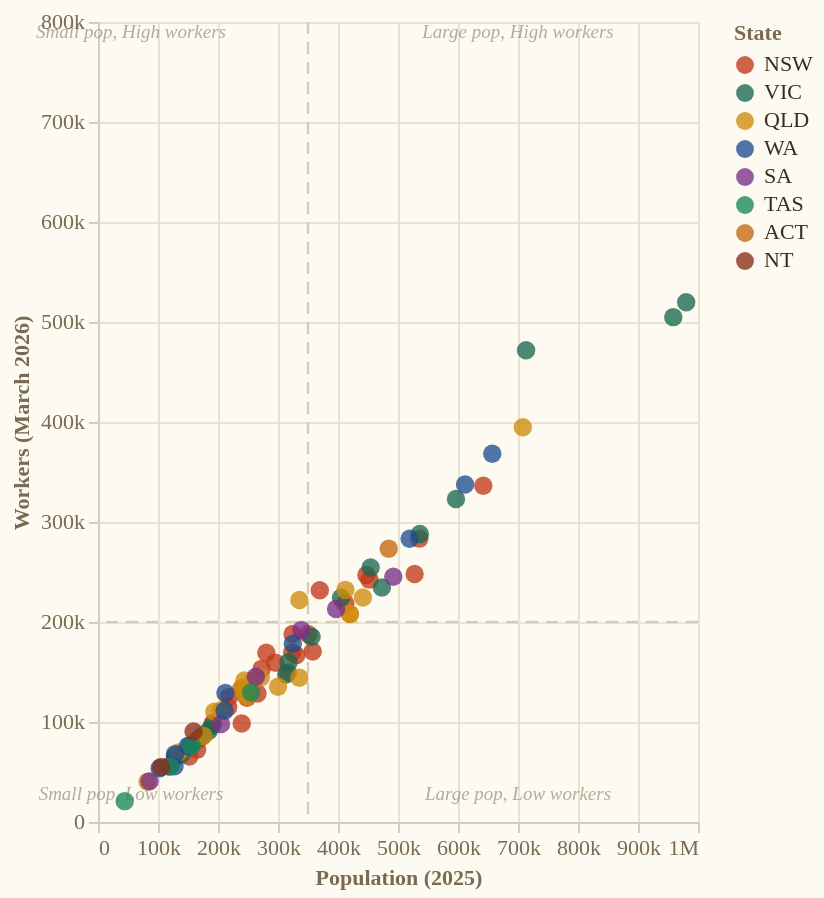

Write a Vega-Lite specification for this figure.
### Vega-Lite specification from a JSON file in a GitHub repository (floating-point values rounded to 4 significant figures)
{"$schema": "https://vega.github.io/schema/vega-lite/v5.json", "config": {"background": "#FDFAF2", "font": "DM Sans", "axis": {"labelFont": "DM Sans", "labelFontSize": 11, "labelColor": "#7A6A52", "titleFont": "DM Sans", "titleFontSize": 11, "titleColor": "#7A6A52", "gridColor": "#EAE0CE", "gridOpacity": 0.9, "domainColor": "#D6CCBA", "tickColor": "#D6CCBA"}, "legend": {"labelFont": "DM Sans", "labelFontSize": 11, "labelColor": "#3A2C1C", "titleFont": "DM Sans", "titleFontSize": 11, "titleColor": "#7A6A52"}, "view": {"stroke": "transparent"}}, "width": "container", "height": 400, "layer": [{"data": {"values": [{"x": 350000}]}, "mark": {"type": "rule", "color": "#D6CCBA", "strokeDash": [6, 4], "strokeWidth": 1.2}, "encoding": {"x": {"field": "x", "type": "quantitative"}}}, {"data": {"values": [{"y": 200000}]}, "mark": {"type": "rule", "color": "#D6CCBA", "strokeDash": [6, 4], "strokeWidth": 1.2}, "encoding": {"y": {"field": "y", "type": "quantitative"}}}, {"data": {"values": [{"px": 55000, "py": 790000, "t": "Small pop, High workers"}, {"px": 700000, "py": 790000, "t": "Large pop, High workers"}, {"px": 55000, "py": 28000, "t": "Small pop, Low workers"}, {"px": 700000, "py": 28000, "t": "Large pop, Low workers"}]}, "mark": {"type": "text", "fontSize": 9.5, "fontStyle": "italic", "opacity": 0.55}, "encoding": {"x": {"field": "px", "type": "quantitative"}, "y": {"field": "py", "type": "quantitative"}, "text": {"field": "t"}, "color": {"value": "#7A6A52"}}}, {"data": {"values": [{"sa4_code": 101, "sa4_name": "Capital Region", "state": "NSW", "pop_2025": 248400.0, "job_seekers": 124148, "js_per_1000": 499.8, "js_deviation": -30.4, "pop_change_pct": 0.9, "natural_increase": 390.0, "net_internal_migration": 789.0, "net_overseas_migration": 942.0}, {"sa4_code": 102, "sa4_name": "Central Coast", "state": "NSW", "pop_2025": 357800.0, "job_seekers": 170490, "js_per_1000": 476.5, "js_deviation": -53.7, "pop_change_pct": 0.7, "natural_increase": 401.0, "net_internal_migration": 238.0, "net_overseas_migration": 1823.0}, {"sa4_code": 103, "sa4_name": "Central West", "state": "NSW", "pop_2025": 217000.0, "job_seekers": 114822, "js_per_1000": 529.2, "js_deviation": -1.0, "pop_change_pct": 0.3, "natural_increase": 474.0, "net_internal_migration": -437.0, "net_overseas_migration": 604.0}, {"sa4_code": 104, "sa4_name": "Coffs Harbour - Grafton", "state": "NSW", "pop_2025": 152300.0, "job_seekers": 65471, "js_per_1000": 429.8, "js_deviation": -100.4, "pop_change_pct": 0.8, "natural_increase": -41.0, "net_internal_migration": 729.0, "net_overseas_migration": 586.0}, {"sa4_code": 105, "sa4_name": "Far West and Orana", "state": "NSW", "pop_2025": 118400.0, "job_seekers": 55575, "js_per_1000": 469.5, "js_deviation": -60.7, "pop_change_pct": 0.0, "natural_increase": 498.0, "net_internal_migration": -810.0, "net_overseas_migration": 364.0}, {"sa4_code": 106, "sa4_name": "Hunter Valley exc Newcastle", "state": "NSW", "pop_2025": 316200.0, "job_seekers": 149820, "js_per_1000": 473.7, "js_deviation": -56.5, "pop_change_pct": 1.8, "natural_increase": 1278.0, "net_internal_migration": 3327.0, "net_overseas_migration": 821.0}, {"sa4_code": 107, "sa4_name": "Illawarra", "state": "NSW", "pop_2025": 330500.0, "job_seekers": 166849, "js_per_1000": 504.9, "js_deviation": -25.3, "pop_change_pct": 1.1, "natural_increase": 904.0, "net_internal_migration": 783.0, "net_overseas_migration": 1983.0}, {"sa4_code": 108, "sa4_name": "Mid North Coast", "state": "NSW", "pop_2025": 239600.0, "job_seekers": 98450, "js_per_1000": 411.0, "js_deviation": -119.2, "pop_change_pct": 1.0, "natural_increase": -865.0, "net_internal_migration": 2727.0, "net_overseas_migration": 540.0}, {"sa4_code": 109, "sa4_name": "Murray", "state": "NSW", "pop_2025": 130100.0, "job_seekers": 65653, "js_per_1000": 504.7, "js_deviation": -25.5, "pop_change_pct": 1.1, "natural_increase": 224.0, "net_internal_migration": 829.0, "net_overseas_migration": 419.0}, {"sa4_code": 110, "sa4_name": "New England and North West", "state": "NSW", "pop_2025": 191400.0, "job_seekers": 98916, "js_per_1000": 516.8, "js_deviation": -13.4, "pop_change_pct": 0.3, "natural_increase": 449.0, "net_internal_migration": -608.0, "net_overseas_migration": 725.0}, {"sa4_code": 111, "sa4_name": "Newcastle and Lake Macquarie", "state": "NSW", "pop_2025": 412400.0, "job_seekers": 218248, "js_per_1000": 529.3, "js_deviation": -0.9, "pop_change_pct": 1.1, "natural_increase": 702.0, "net_internal_migration": 1459.0, "net_overseas_migration": 2344.0}, {"sa4_code": 112, "sa4_name": "Richmond - Tweed", "state": "NSW", "pop_2025": 265800.0, "job_seekers": 128591, "js_per_1000": 483.7, "js_deviation": -46.5, "pop_change_pct": 0.7, "natural_increase": 66.0, "net_internal_migration": 676.0, "net_overseas_migration": 1181.0}, {"sa4_code": 113, "sa4_name": "Riverina", "state": "NSW", "pop_2025": 166400.0, "job_seekers": 82575, "js_per_1000": 496.2, "js_deviation": -34.0, "pop_change_pct": 0.1, "natural_increase": 702.0, "net_internal_migration": -1354.0, "net_overseas_migration": 754.0}, {"sa4_code": 114, "sa4_name": "Southern Highlands and Shoalhaven", "state": "NSW", "pop_2025": 165300.0, "job_seekers": 72381, "js_per_1000": 437.9, "js_deviation": -92.3, "pop_change_pct": 0.7, "natural_increase": -314.0, "net_internal_migration": 844.0, "net_overseas_migration": 560.0}, {"sa4_code": 115, "sa4_name": "Sydney - Baulkham Hills and Hawkesbury", "state": "NSW", "pop_2025": 295700.0, "job_seekers": 159276, "js_per_1000": 538.7, "js_deviation": 8.5, "pop_change_pct": 2.6, "natural_increase": 1024.0, "net_internal_migration": 3871.0, "net_overseas_migration": 2505.0}, {"sa4_code": 116, "sa4_name": "Sydney - Blacktown", "state": "NSW", "pop_2025": 452400.0, "job_seekers": 242359, "js_per_1000": 535.7, "js_deviation": 5.5, "pop_change_pct": 2.1, "natural_increase": 4065.0, "net_internal_migration": 160.0, "net_overseas_migration": 5063.0}, {"sa4_code": 117, "sa4_name": "Sydney - City and Inner South", "state": "NSW", "pop_2025": 369700.0, "job_seekers": 231808, "js_per_1000": 627.1, "js_deviation": 96.9, "pop_change_pct": 1.6, "natural_increase": 1606.0, "net_internal_migration": -5111.0, "net_overseas_migration": 9366.0}, {"sa4_code": 118, "sa4_name": "Sydney - Eastern Suburbs", "state": "NSW", "pop_2025": 280400.0, "job_seekers": 169170, "js_per_1000": 603.2, "js_deviation": 73.0, "pop_change_pct": 0.8, "natural_increase": 1226.0, "net_internal_migration": -5225.0, "net_overseas_migration": 6261.0}, {"sa4_code": 119, "sa4_name": "Sydney - Inner South West", "state": "NSW", "pop_2025": 642200.0, "job_seekers": 336319, "js_per_1000": 523.7, "js_deviation": -6.5, "pop_change_pct": 1.2, "natural_increase": 3609.0, "net_internal_migration": -7720.0, "net_overseas_migration": 11690.0}, {"sa4_code": 120, "sa4_name": "Sydney - Inner West", "state": "NSW", "pop_2025": 324300.0, "job_seekers": 188059, "js_per_1000": 579.9, "js_deviation": 49.7, "pop_change_pct": 1.1, "natural_increase": 1348.0, "net_internal_migration": -3542.0, "net_overseas_migration": 5750.0}, {"sa4_code": 121, "sa4_name": "Sydney - North Sydney and Hornsby", "state": "NSW", "pop_2025": 447300.0, "job_seekers": 247067, "js_per_1000": 552.3, "js_deviation": 22.1, "pop_change_pct": 0.6, "natural_increase": 1148.0, "net_internal_migration": -4810.0, "net_overseas_migration": 6453.0}, {"sa4_code": 122, "sa4_name": "Sydney - Northern Beaches", "state": "NSW", "pop_2025": 272700.0, "job_seekers": 153124, "js_per_1000": 561.6, "js_deviation": 31.4, "pop_change_pct": 0.5, "natural_increase": 692.0, "net_internal_migration": -2600.0, "net_overseas_migration": 3324.0}, {"sa4_code": 123, "sa4_name": "Sydney - Outer South West", "state": "NSW", "pop_2025": 323800.0, "job_seekers": 169598, "js_per_1000": 523.8, "js_deviation": -6.4, "pop_change_pct": 1.6, "natural_increase": 2602.0, "net_internal_migration": 536.0, "net_overseas_migration": 2061.0}, {"sa4_code": 124, "sa4_name": "Sydney - Outer West and Blue Mountains", "state": "NSW", "pop_2025": 350600.0, "job_seekers": 187717, "js_per_1000": 535.3, "js_deviation": 5.1, "pop_change_pct": 1.1, "natural_increase": 2082.0, "net_internal_migration": -203.0, "net_overseas_migration": 1926.0}, {"sa4_code": 125, "sa4_name": "Sydney - Parramatta", "state": "NSW", "pop_2025": 535500.0, "job_seekers": 283381, "js_per_1000": 529.2, "js_deviation": -1.0, "pop_change_pct": 1.5, "natural_increase": 4545.0, "net_internal_migration": -8396.0, "net_overseas_migration": 11580.0}, {"sa4_code": 126, "sa4_name": "Sydney - Ryde", "state": "NSW", "pop_2025": 218600.0, "job_seekers": 125111, "js_per_1000": 572.3, "js_deviation": 42.1, "pop_change_pct": 1.3, "natural_increase": 883.0, "net_internal_migration": -1800.0, "net_overseas_migration": 3745.0}, {"sa4_code": 127, "sa4_name": "Sydney - South West", "state": "NSW", "pop_2025": 527700.0, "job_seekers": 247922, "js_per_1000": 469.8, "js_deviation": -60.4, "pop_change_pct": 2.0, "natural_increase": 4095.0, "net_internal_migration": 1188.0, "net_overseas_migration": 5254.0}, {"sa4_code": 128, "sa4_name": "Sydney - Sutherland", "state": "NSW", "pop_2025": 240200.0, "job_seekers": 133458, "js_per_1000": 555.7, "js_deviation": 25.5, "pop_change_pct": 1.1, "natural_increase": 783.0, "net_internal_migration": 132.0, "net_overseas_migration": 1605.0}, {"sa4_code": 201, "sa4_name": "Ballarat", "state": "VIC", "pop_2025": 184300.0, "job_seekers": 91020, "js_per_1000": 493.9, "js_deviation": -36.3, "pop_change_pct": 1.4, "natural_increase": 481.0, "net_internal_migration": 1456.0, "net_overseas_migration": 592.0}, {"sa4_code": 202, "sa4_name": "Bendigo", "state": "VIC", "pop_2025": 173800.0, "job_seekers": 86055, "js_per_1000": 495.2, "js_deviation": -35.0, "pop_change_pct": 1.0, "natural_increase": 354.0, "net_internal_migration": 764.0, "net_overseas_migration": 538.0}, {"sa4_code": 203, "sa4_name": "Geelong", "state": "VIC", "pop_2025": 356000.0, "job_seekers": 185151, "js_per_1000": 520.1, "js_deviation": -10.1, "pop_change_pct": 2.1, "natural_increase": 1807.0, "net_internal_migration": 3662.0, "net_overseas_migration": 1721.0}, {"sa4_code": 204, "sa4_name": "Hume", "state": "VIC", "pop_2025": 189800.0, "job_seekers": 96024, "js_per_1000": 506.0, "js_deviation": -24.2, "pop_change_pct": 0.9, "natural_increase": 321.0, "net_internal_migration": 712.0, "net_overseas_migration": 599.0}, {"sa4_code": 205, "sa4_name": "Latrobe - Gippsland", "state": "VIC", "pop_2025": 313700.0, "job_seekers": 147551, "js_per_1000": 470.3, "js_deviation": -59.9, "pop_change_pct": 1.1, "natural_increase": 400.0, "net_internal_migration": 2295.0, "net_overseas_migration": 761.0}, {"sa4_code": 206, "sa4_name": "Melbourne - Inner", "state": "VIC", "pop_2025": 713500.0, "job_seekers": 471763, "js_per_1000": 661.2, "js_deviation": 131.0, "pop_change_pct": 2.2, "natural_increase": 2891.0, "net_internal_migration": -5978.0, "net_overseas_migration": 18540.0}, {"sa4_code": 207, "sa4_name": "Melbourne - Inner East", "state": "VIC", "pop_2025": 405000.0, "job_seekers": 224260, "js_per_1000": 553.7, "js_deviation": 23.5, "pop_change_pct": 1.2, "natural_increase": 127.0, "net_internal_migration": -3134.0, "net_overseas_migration": 7806.0}, {"sa4_code": 208, "sa4_name": "Melbourne - Inner South", "state": "VIC", "pop_2025": 454300.0, "job_seekers": 254515, "js_per_1000": 560.2, "js_deviation": 30.0, "pop_change_pct": 1.4, "natural_increase": 1020.0, "net_internal_migration": -1263.0, "net_overseas_migration": 6385.0}, {"sa4_code": 209, "sa4_name": "Melbourne - North East", "state": "VIC", "pop_2025": 596600.0, "job_seekers": 323009, "js_per_1000": 541.4, "js_deviation": 11.2, "pop_change_pct": 2.3, "natural_increase": 3848.0, "net_internal_migration": 2317.0, "net_overseas_migration": 7313.0}, {"sa4_code": 210, "sa4_name": "Melbourne - North West", "state": "VIC", "pop_2025": 473100.0, "job_seekers": 234423, "js_per_1000": 495.5, "js_deviation": -34.7, "pop_change_pct": 2.4, "natural_increase": 4341.0, "net_internal_migration": 982.0, "net_overseas_migration": 5620.0}, {"sa4_code": 211, "sa4_name": "Melbourne - Outer East", "state": "VIC", "pop_2025": 536400.0, "job_seekers": 288026, "js_per_1000": 537.0, "js_deviation": 6.8, "pop_change_pct": 0.7, "natural_increase": 1861.0, "net_internal_migration": -2888.0, "net_overseas_migration": 4644.0}, {"sa4_code": 212, "sa4_name": "Melbourne - South East", "state": "VIC", "pop_2025": 958800.0, "job_seekers": 504893, "js_per_1000": 526.6, "js_deviation": -3.6, "pop_change_pct": 2.1, "natural_increase": 7177.0, "net_internal_migration": -3418.0, "net_overseas_migration": 15770.0}, {"sa4_code": 213, "sa4_name": "Melbourne - West", "state": "VIC", "pop_2025": 980300.0, "job_seekers": 519679, "js_per_1000": 530.1, "js_deviation": -0.1, "pop_change_pct": 3.0, "natural_increase": 10680.0, "net_internal_migration": 4685.0, "net_overseas_migration": 13270.0}, {"sa4_code": 214, "sa4_name": "Mornington Peninsula", "state": "VIC", "pop_2025": 317600.0, "job_seekers": 159699, "js_per_1000": 502.9, "js_deviation": -27.3, "pop_change_pct": 0.8, "natural_increase": 476.0, "net_internal_migration": 143.0, "net_overseas_migration": 1819.0}, {"sa4_code": 215, "sa4_name": "North West", "state": "VIC", "pop_2025": 153800.0, "job_seekers": 76568, "js_per_1000": 498.0, "js_deviation": -32.2, "pop_change_pct": 0.2, "natural_increase": 325.0, "net_internal_migration": -642.0, "net_overseas_migration": 670.0}, {"sa4_code": 216, "sa4_name": "Shepparton", "state": "VIC", "pop_2025": 138600.0, "job_seekers": 67176, "js_per_1000": 484.5, "js_deviation": -45.7, "pop_change_pct": 0.4, "natural_increase": 284.0, "net_internal_migration": -326.0, "net_overseas_migration": 654.0}, {"sa4_code": 217, "sa4_name": "Warrnambool and South West", "state": "VIC", "pop_2025": 128300.0, "job_seekers": 66097, "js_per_1000": 515.1, "js_deviation": -15.1, "pop_change_pct": 0.3, "natural_increase": 128.0, "net_internal_migration": -144.0, "net_overseas_migration": 456.0}, {"sa4_code": 301, "sa4_name": "Brisbane - East", "state": "QLD", "pop_2025": 258500.0, "job_seekers": 141556, "js_per_1000": 547.6, "js_deviation": 17.4, "pop_change_pct": 1.5, "natural_increase": 466.0, "net_internal_migration": 1449.0, "net_overseas_migration": 1923.0}, {"sa4_code": 302, "sa4_name": "Brisbane - North", "state": "QLD", "pop_2025": 244000.0, "job_seekers": 141594, "js_per_1000": 580.2, "js_deviation": 50.0, "pop_change_pct": 1.5, "natural_increase": 848.0, "net_internal_migration": 34.0, "net_overseas_migration": 2827.0}, {"sa4_code": 303, "sa4_name": "Brisbane - South", "state": "QLD", "pop_2025": 412400.0, "job_seekers": 232141, "js_per_1000": 562.9, "js_deviation": 32.7, "pop_change_pct": 1.7, "natural_increase": 1800.0, "net_internal_migration": -3119.0, "net_overseas_migration": 8302.0}, {"sa4_code": 304, "sa4_name": "Brisbane - West", "state": "QLD", "pop_2025": 204400.0, "job_seekers": 111505, "js_per_1000": 545.4, "js_deviation": 15.2, "pop_change_pct": 1.1, "natural_increase": 265.0, "net_internal_migration": -955.0, "net_overseas_migration": 2865.0}, {"sa4_code": 305, "sa4_name": "Brisbane Inner City", "state": "QLD", "pop_2025": 335600.0, "job_seekers": 221910, "js_per_1000": 661.3, "js_deviation": 131.1, "pop_change_pct": 2.0, "natural_increase": 1125.0, "net_internal_migration": -2339.0, "net_overseas_migration": 7680.0}, {"sa4_code": 306, "sa4_name": "Cairns", "state": "QLD", "pop_2025": 271400.0, "job_seekers": 144627, "js_per_1000": 532.9, "js_deviation": 2.7, "pop_change_pct": 1.0, "natural_increase": 601.0, "net_internal_migration": -383.0, "net_overseas_migration": 2502.0}, {"sa4_code": 307, "sa4_name": "Darling Downs - Maranoa", "state": "QLD", "pop_2025": 134200.0, "job_seekers": 69423, "js_per_1000": 517.4, "js_deviation": -12.8, "pop_change_pct": 0.6, "natural_increase": 298.0, "net_internal_migration": 202.0, "net_overseas_migration": 321.0}, {"sa4_code": 308, "sa4_name": "Central Queensland", "state": "QLD", "pop_2025": 244200.0, "job_seekers": 130147, "js_per_1000": 532.9, "js_deviation": 2.7, "pop_change_pct": 1.2, "natural_increase": 1086.0, "net_internal_migration": 894.0, "net_overseas_migration": 923.0}, {"sa4_code": 309, "sa4_name": "Gold Coast", "state": "QLD", "pop_2025": 708100.0, "job_seekers": 394734, "js_per_1000": 557.5, "js_deviation": 27.3, "pop_change_pct": 1.8, "natural_increase": 2328.0, "net_internal_migration": 803.0, "net_overseas_migration": 9084.0}, {"sa4_code": 310, "sa4_name": "Ipswich", "state": "QLD", "pop_2025": 419400.0, "job_seekers": 208180, "js_per_1000": 496.4, "js_deviation": -33.8, "pop_change_pct": 2.8, "natural_increase": 3224.0, "net_internal_migration": 5150.0, "net_overseas_migration": 3103.0}, {"sa4_code": 311, "sa4_name": "Logan - Beaudesert", "state": "QLD", "pop_2025": 420200.0, "job_seekers": 207903, "js_per_1000": 494.8, "js_deviation": -35.4, "pop_change_pct": 3.1, "natural_increase": 3524.0, "net_internal_migration": 5616.0, "net_overseas_migration": 3361.0}, {"sa4_code": 312, "sa4_name": "Mackay - Isaac - Whitsunday", "state": "QLD", "pop_2025": 193800.0, "job_seekers": 110299, "js_per_1000": 569.1, "js_deviation": 38.9, "pop_change_pct": 1.0, "natural_increase": 940.0, "net_internal_migration": -75.0, "net_overseas_migration": 1011.0}, {"sa4_code": 313, "sa4_name": "Moreton Bay - North", "state": "QLD", "pop_2025": 300000.0, "job_seekers": 135235, "js_per_1000": 450.7, "js_deviation": -79.5, "pop_change_pct": 2.8, "natural_increase": 400.0, "net_internal_migration": 5673.0, "net_overseas_migration": 1979.0}, {"sa4_code": 314, "sa4_name": "Moreton Bay - South", "state": "QLD", "pop_2025": 239000.0, "job_seekers": 133762, "js_per_1000": 559.8, "js_deviation": 29.6, "pop_change_pct": 1.3, "natural_increase": 1560.0, "net_internal_migration": -432.0, "net_overseas_migration": 1894.0}, {"sa4_code": 315, "sa4_name": "Queensland - Outback", "state": "QLD", "pop_2025": 82560.0, "job_seekers": 40256, "js_per_1000": 487.6, "js_deviation": -42.6, "pop_change_pct": 0.4, "natural_increase": 896.0, "net_internal_migration": -883.0, "net_overseas_migration": 318.0}, {"sa4_code": 316, "sa4_name": "Sunshine Coast", "state": "QLD", "pop_2025": 441500.0, "job_seekers": 224492, "js_per_1000": 508.5, "js_deviation": -21.7, "pop_change_pct": 1.9, "natural_increase": 413.0, "net_internal_migration": 4295.0, "net_overseas_migration": 3487.0}, {"sa4_code": 317, "sa4_name": "Toowoomba", "state": "QLD", "pop_2025": 175700.0, "job_seekers": 86102, "js_per_1000": 490.0, "js_deviation": -40.2, "pop_change_pct": 1.4, "natural_increase": 699.0, "net_internal_migration": 364.0, "net_overseas_migration": 1277.0}, {"sa4_code": 318, "sa4_name": "Townsville", "state": "QLD", "pop_2025": 249100.0, "job_seekers": 125890, "js_per_1000": 505.4, "js_deviation": -24.8, "pop_change_pct": 1.0, "natural_increase": 918.0, "net_internal_migration": 255.0, "net_overseas_migration": 1376.0}, {"sa4_code": 319, "sa4_name": "Wide Bay", "state": "QLD", "pop_2025": 335700.0, "job_seekers": 144273, "js_per_1000": 429.8, "js_deviation": -100.4, "pop_change_pct": 1.7, "natural_increase": -785.0, "net_internal_migration": 5046.0, "net_overseas_migration": 1440.0}, {"sa4_code": 401, "sa4_name": "Adelaide - Central and Hills", "state": "SA", "pop_2025": 339000.0, "job_seekers": 191959, "js_per_1000": 566.3, "js_deviation": 36.1, "pop_change_pct": 1.5, "natural_increase": 304.0, "net_internal_migration": -785.0, "net_overseas_migration": 5446.0}, {"sa4_code": 402, "sa4_name": "Adelaide - North", "state": "SA", "pop_2025": 492200.0, "job_seekers": 245167, "js_per_1000": 498.1, "js_deviation": -32.1, "pop_change_pct": 1.4, "natural_increase": 2258.0, "net_internal_migration": 12.0, "net_overseas_migration": 4729.0}, {"sa4_code": 403, "sa4_name": "Adelaide - South", "state": "SA", "pop_2025": 396800.0, "job_seekers": 213060, "js_per_1000": 537.0, "js_deviation": 6.8, "pop_change_pct": 1.0, "natural_increase": 344.0, "net_internal_migration": -396.0, "net_overseas_migration": 3870.0}, {"sa4_code": 404, "sa4_name": "Adelaide - West", "state": "SA", "pop_2025": 263100.0, "job_seekers": 145237, "js_per_1000": 552.0, "js_deviation": 21.8, "pop_change_pct": 1.1, "natural_increase": 342.0, "net_internal_migration": -1256.0, "net_overseas_migration": 3779.0}, {"sa4_code": 405, "sa4_name": "Barossa - Yorke - Mid North", "state": "SA", "pop_2025": 120700.0, "job_seekers": 56420, "js_per_1000": 467.6, "js_deviation": -62.6, "pop_change_pct": 0.6, "natural_increase": -300.0, "net_internal_migration": 749.0, "net_overseas_migration": 213.0}, {"sa4_code": 406, "sa4_name": "South Australia - Outback", "state": "SA", "pop_2025": 85920.0, "job_seekers": 40651, "js_per_1000": 473.1, "js_deviation": -57.1, "pop_change_pct": -0.1, "natural_increase": 178.0, "net_internal_migration": -545.0, "net_overseas_migration": 244.0}, {"sa4_code": 407, "sa4_name": "South Australia - South East", "state": "SA", "pop_2025": 205100.0, "job_seekers": 98018, "js_per_1000": 478.0, "js_deviation": -52.2, "pop_change_pct": 0.6, "natural_increase": -399.0, "net_internal_migration": 926.0, "net_overseas_migration": 788.0}, {"sa4_code": 501, "sa4_name": "Bunbury", "state": "WA", "pop_2025": 211000.0, "job_seekers": 111281, "js_per_1000": 527.5, "js_deviation": -2.7, "pop_change_pct": 1.9, "natural_increase": 484.0, "net_internal_migration": 2181.0, "net_overseas_migration": 1282.0}, {"sa4_code": 502, "sa4_name": "Mandurah", "state": "WA", "pop_2025": 127500.0, "job_seekers": 55739, "js_per_1000": 437.2, "js_deviation": -93.0, "pop_change_pct": 3.5, "natural_increase": 117.0, "net_internal_migration": 3127.0, "net_overseas_migration": 1035.0}, {"sa4_code": 503, "sa4_name": "Perth - Inner", "state": "WA", "pop_2025": 212400.0, "job_seekers": 129088, "js_per_1000": 607.8, "js_deviation": 77.6, "pop_change_pct": 1.9, "natural_increase": 313.0, "net_internal_migration": -1348.0, "net_overseas_migration": 4957.0}, {"sa4_code": 504, "sa4_name": "Perth - North East", "state": "WA", "pop_2025": 324600.0, "job_seekers": 178326, "js_per_1000": 549.3, "js_deviation": 19.1, "pop_change_pct": 3.1, "natural_increase": 2333.0, "net_internal_migration": 3421.0, "net_overseas_migration": 3873.0}, {"sa4_code": 505, "sa4_name": "Perth - North West", "state": "WA", "pop_2025": 657100.0, "job_seekers": 368341, "js_per_1000": 560.6, "js_deviation": 30.4, "pop_change_pct": 2.1, "natural_increase": 3656.0, "net_internal_migration": 127.0, "net_overseas_migration": 9758.0}, {"sa4_code": 506, "sa4_name": "Perth - South East", "state": "WA", "pop_2025": 611700.0, "job_seekers": 337481, "js_per_1000": 551.7, "js_deviation": 21.5, "pop_change_pct": 2.1, "natural_increase": 3577.0, "net_internal_migration": -2328.0, "net_overseas_migration": 11090.0}, {"sa4_code": 507, "sa4_name": "Perth - South West", "state": "WA", "pop_2025": 519400.0, "job_seekers": 283330, "js_per_1000": 545.5, "js_deviation": 15.3, "pop_change_pct": 2.8, "natural_increase": 2592.0, "net_internal_migration": 5212.0, "net_overseas_migration": 6577.0}, {"sa4_code": 509, "sa4_name": "Western Australia - Wheat Belt", "state": "WA", "pop_2025": 149600.0, "job_seekers": 75999, "js_per_1000": 508.0, "js_deviation": -22.2, "pop_change_pct": 1.4, "natural_increase": 156.0, "net_internal_migration": 1206.0, "net_overseas_migration": 679.0}, {"sa4_code": 510, "sa4_name": "Western Australia - Outback (North)", "state": "WA", "pop_2025": 102700.0, "job_seekers": 53700, "js_per_1000": 522.7, "js_deviation": -7.5, "pop_change_pct": 1.3, "natural_increase": 1117.0, "net_internal_migration": -743.0, "net_overseas_migration": 971.0}, {"sa4_code": 511, "sa4_name": "Western Australia - Outback (South)", "state": "WA", "pop_2025": 128300.0, "job_seekers": 67890, "js_per_1000": 529.1, "js_deviation": -1.1, "pop_change_pct": 0.6, "natural_increase": 545.0, "net_internal_migration": -567.0, "net_overseas_migration": 836.0}, {"sa4_code": 601, "sa4_name": "Hobart", "state": "TAS", "pop_2025": 255200.0, "job_seekers": 129472, "js_per_1000": 507.2, "js_deviation": -23.0, "pop_change_pct": 0.2, "natural_increase": 587.0, "net_internal_migration": -1878.0, "net_overseas_migration": 1833.0}, {"sa4_code": 602, "sa4_name": "Launceston and North East", "state": "TAS", "pop_2025": 156400.0, "job_seekers": 76270, "js_per_1000": 487.7, "js_deviation": -42.5, "pop_change_pct": 0.2, "natural_increase": -49.0, "net_internal_migration": -338.0, "net_overseas_migration": 745.0}, {"sa4_code": 603, "sa4_name": "South East", "state": "TAS", "pop_2025": 44530.0, "job_seekers": 20866, "js_per_1000": 468.6, "js_deviation": -61.6, "pop_change_pct": 0.8, "natural_increase": 19.0, "net_internal_migration": 192.0, "net_overseas_migration": 123.0}, {"sa4_code": 604, "sa4_name": "West and North West", "state": "TAS", "pop_2025": 120100.0, "job_seekers": 55388, "js_per_1000": 461.2, "js_deviation": -69.0, "pop_change_pct": 0.2, "natural_increase": -207.0, "net_internal_migration": 147.0, "net_overseas_migration": 322.0}, {"sa4_code": 701, "sa4_name": "Darwin", "state": "NT", "pop_2025": 159300.0, "job_seekers": 90551, "js_per_1000": 568.5, "js_deviation": 38.3, "pop_change_pct": 1.7, "natural_increase": 1302.0, "net_internal_migration": -1430.0, "net_overseas_migration": 2847.0}, {"sa4_code": 702, "sa4_name": "Northern Territory - Outback", "state": "NT", "pop_2025": 105300.0, "job_seekers": 55026, "js_per_1000": 522.7, "js_deviation": -7.5, "pop_change_pct": 0.9, "natural_increase": 722.0, "net_internal_migration": -675.0, "net_overseas_migration": 906.0}, {"sa4_code": 801, "sa4_name": "Australian Capital Territory", "state": "ACT", "pop_2025": 484500.0, "job_seekers": 273316, "js_per_1000": 564.1, "js_deviation": 33.9, "pop_change_pct": 1.3, "natural_increase": 2879.0, "net_internal_migration": -1606.0, "net_overseas_migration": 4815.0}]}, "mark": {"type": "point", "filled": true, "size": 85, "opacity": 0.78}, "encoding": {"x": {"field": "pop_2025", "type": "quantitative", "axis": {"title": "Population (2025)", "format": ",.0s"}}, "y": {"field": "job_seekers", "type": "quantitative", "axis": {"title": "Workers (March 2026)", "format": ",.0s"}}, "color": {"field": "state", "type": "nominal", "scale": {"domain": ["NSW", "VIC", "QLD", "WA", "SA", "TAS", "ACT", "NT"], "range": ["#C0381A", "#1A6850", "#D08A0A", "#1E4E90", "#7A2E88", "#188858", "#C06810", "#882E18"]}, "legend": {"title": "State", "orient": "right", "symbolSize": 80}}, "tooltip": [{"field": "sa4_name", "title": "Region"}, {"field": "state", "title": "State"}, {"field": "pop_2025", "title": "Population", "format": ",.0f"}, {"field": "job_seekers", "title": "Workers", "format": ",.0f"}, {"field": "js_per_1000", "title": "Workers per 1,000"}]}}]}
